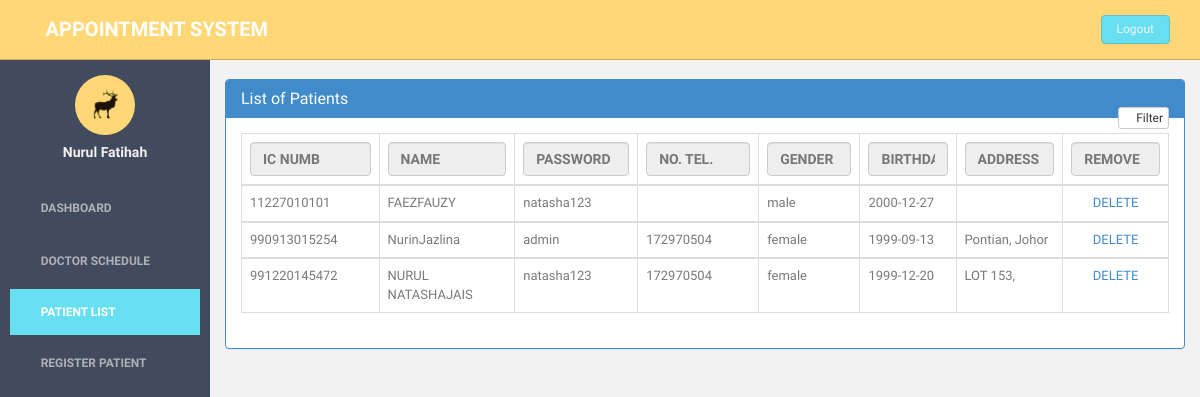
Page /doctor/patientlist.php (signed in) on the earlier database version.
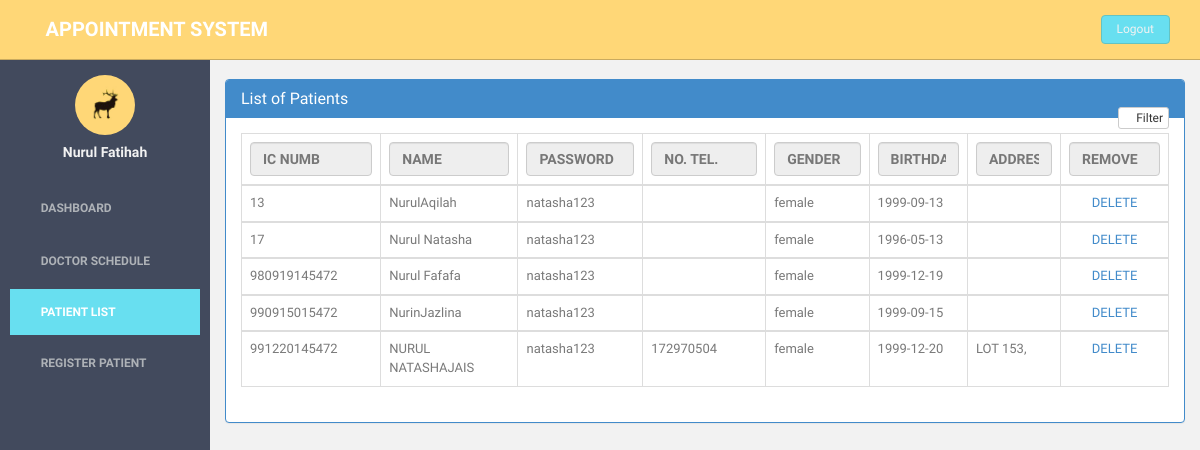
Same page on the later database version.
### tables this page shows
CREATE TABLE `patient` (
  `icPatient` bigint(12) NOT NULL,
  `password` varchar(20) NOT NULL,
  `patientFirstName` varchar(20) NOT NULL,
  `patientLastName` varchar(20) NOT NULL,
  `patientMaritialStatus` varchar(10) NOT NULL,
  `patientDOB` date NOT NULL,
  `patientGender` varchar(10) NOT NULL,
  `patientAddress` varchar(100) NOT NULL,
  `patientPhone` varchar(15) NOT NULL,
  `patientEmail` varchar(100) NOT NULL,
  `type` int(1) NOT NULL
);

### doctor/patientlist.php (the view, shortened to what the changed rows need)
<?php
include_once '../assets/conn/dbconnect.php';
?>
<!DOCTYPE html>
<html lang="en">
  <head>
    <link href="assets/css/bootstrap1.css" rel="stylesheet">
    <link href="assets/font-awesome/css/font-awesome.css" rel="stylesheet" />
    <link href="assets/css/time/bootstrap-clockpicker.css" rel="stylesheet">
    <link rel="stylesheet" type="text/css" href="assets/css/zabuto_calendar.css">
    <link rel="stylesheet" type="text/css" href="assets/js/gritter/css/jquery.gritter.css" />
    <link rel="stylesheet" type="text/css" href="assets/lineicons/style.css">
    <link href="assets/css/style1.css" rel="stylesheet">
    <link href="assets/css/style-responsive.css" rel="stylesheet">
  </head>
  <body>
  <section id="container" >
      <section id="main-content">
          <section class="wrapper"><br>
                    <div class="panel panel-primary filterable">
                        <div class="panel-body">
                        <table class="table table-hover table-bordered">
                            <thead>
                                <tr class="filters">
                                    <th><input type="text" class="form-control" placeholder="IC NUMB" disabled></th>
                                    <th><input type="text" class="form-control" placeholder="NAME" disabled></th>
                                    <th><input type="text" class="form-control" placeholder="PASSWORD" disabled></th>
                                    <th><input type="text" class="form-control" placeholder="NO. TEL." disabled></th>
                                    <th><input type="text" class="form-control" placeholder="GENDER" disabled></th>
                                    <th><input type="text" class="form-control" placeholder="BIRTHDATE" disabled></th>
                                    <th><input type="text" class="form-control" placeholder="ADDRESS" disabled></th>
                                    <th><input type="text" class="form-control" placeholder="REMOVE" disabled></th>
                                </tr>
                            </thead>
                            <?php
                            $result=mysqli_query($con,"SELECT * FROM patient");
                            while ($patientRow=mysqli_fetch_array($result)) {
                                echo "<tbody>";
                                echo "<tr>";
                                    echo "<td>" . $patientRow['icPatient'] . "</td>";
                                    echo "<td>" . $patientRow['patientFirstName'] . $patientRow['patientLastName'] ."</td>";
                                    echo "<td>" . $patientRow['password'] . "</td>";
                                    echo "<td>" . $patientRow['patientPhone'] . "</td>";
                                    echo "<td>" . $patientRow['patientGender'] . "</td>";
                                    echo "<td>" . $patientRow['patientDOB'] . "</td>";
                                    echo "<td>" . $patientRow['patientAddress'] . "</td>";
                                    echo "<form method='POST'>";
                                    echo "<td class='text-center'><a href='#' id='".$patientRow['icPatient']."' class='delete'>DELETE</span></a>
                            </td>";
                            }
                                echo "</tr>";
                           echo "</tbody>";
                       echo "</table>";
                        echo "</div>";
                        echo "</div>";
                        ?>
      </section>
    </section>
  </body>
</html>

Differences in the rows shown:
removed patient: icPatient "11227010101", patientFirstName "FAEZ", patientLastName "FAUZY", password "natasha123", patientGender "male", patientDOB "2000-12-27"
removed patient: icPatient "990913015254", patientFirstName "Nurin", patientLastName "Jazlina", password "admin", patientPhone "172970504", patientGender "female", patientDOB "1999-09-13", patientAddress "Pontian, Johor"
added patient: icPatient "13", patientFirstName "Nurul", patientLastName "Aqilah", password "natasha123", patientGender "female", patientDOB "1999-09-13"
added patient: icPatient "17", patientFirstName "Nurul", patientLastName "Natasha", password "natasha123", patientGender "female", patientDOB "1996-05-13"
added patient: icPatient "980919145472", patientFirstName "Nurul", patientLastName "Fafafa", password "natasha123", patientGender "female", patientDOB "1999-12-19"
added patient: icPatient "990915015472", patientFirstName "Nurin", patientLastName "Jazlina", password "natasha123", patientGender "female", patientDOB "1999-09-15"
